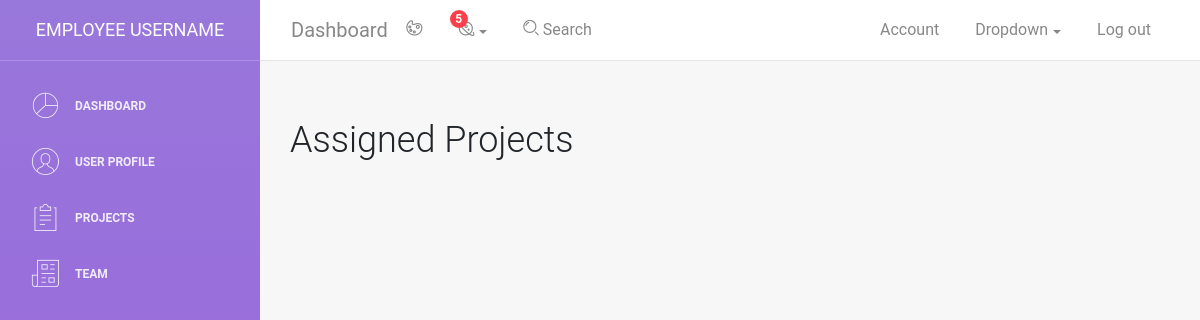
Page /employee/projects/ on the earlier database version.
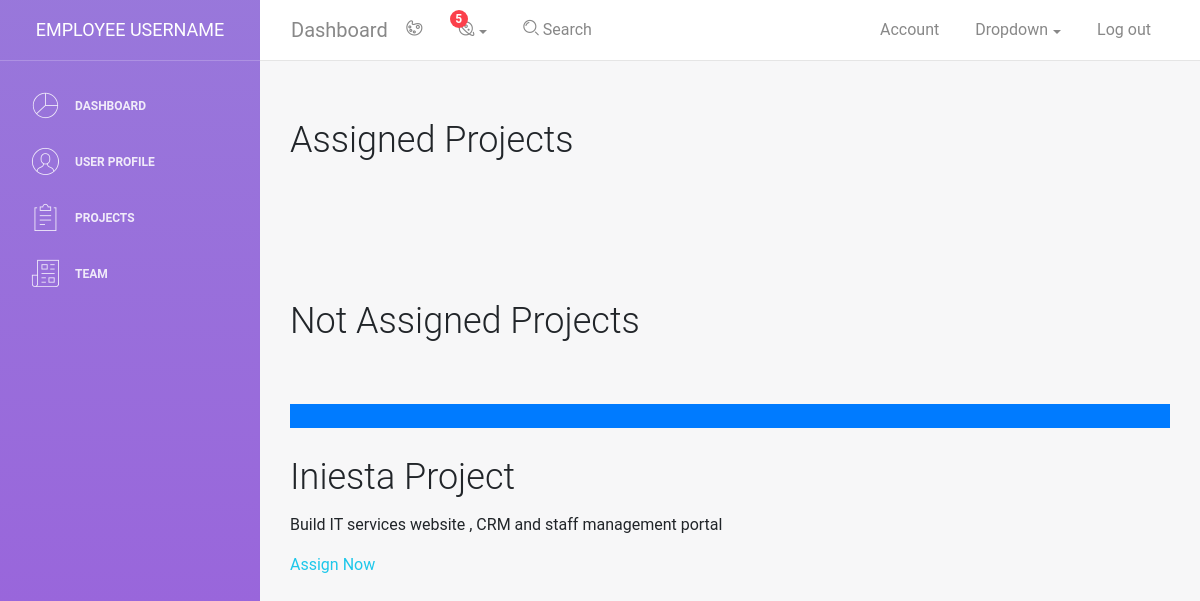
Same page on the later database version.
### staff/models.py (models this page shows, shortened)
class Project(models.Model):
    name  = models.CharField(max_length=50, null = True)
    detail = models.TextField(max_length=400)
    assign_date =models.DateField(null = True)
    due_date = models.DateField(null = True)

### staff/views.py (the view)
# urls.py: path('projects/', views.project, name='project'),
def projects(request):
    projects = Project.objects.filter(team__isnull = False)
    na_projects = Project.objects.filter(team__isnull = True)
    context = {
        "activate" : True,
        "projects":projects,
        "na_projects":na_projects,
    }
    return render(request , 'staff/project.html' , context)

### staff/templates/staff/project.html (shortened to what this page needs)
{% extends "base.html" %}
{% block body %}
<h2>Assigned Projects</h2>
<div class="row g-4 py-5 row-cols-1 row-cols-lg-3">
</div>
{% if na_projects  %}
<h2>Not Assigned Projects</h2>
<div class="row g-4 py-5 row-cols-1 row-cols-lg-3">
    {% for project in  na_projects %}
    <div class="feature col">
        <div class="feature-icon bg-primary bg-gradient">
          <svg class="bi" width="1em" height="1em"><use xlink:href="#collection"></use></svg>
        </div>
        <h2>{{project.name}}</h2>
        <p>{{project.detail}}</p>
        {% url 'staff:project-assign' project.pk as the_url %}
        <a href="{{ the_url }}" class="icon-link">
          Assign Now
          <svg class="bi" width="1em" height="1em"><use xlink:href="#chevron-right"></use></svg>
        </a>
      </div>
    {% endfor %}
</div>
{% endif %}
{% endblock body %}

Differences in the rows shown:
added Project: name "Iniesta Project", detail "Build IT services website , CRM and staff management portal"
Other differences:
text now shown: "Not Assigned Projects"
